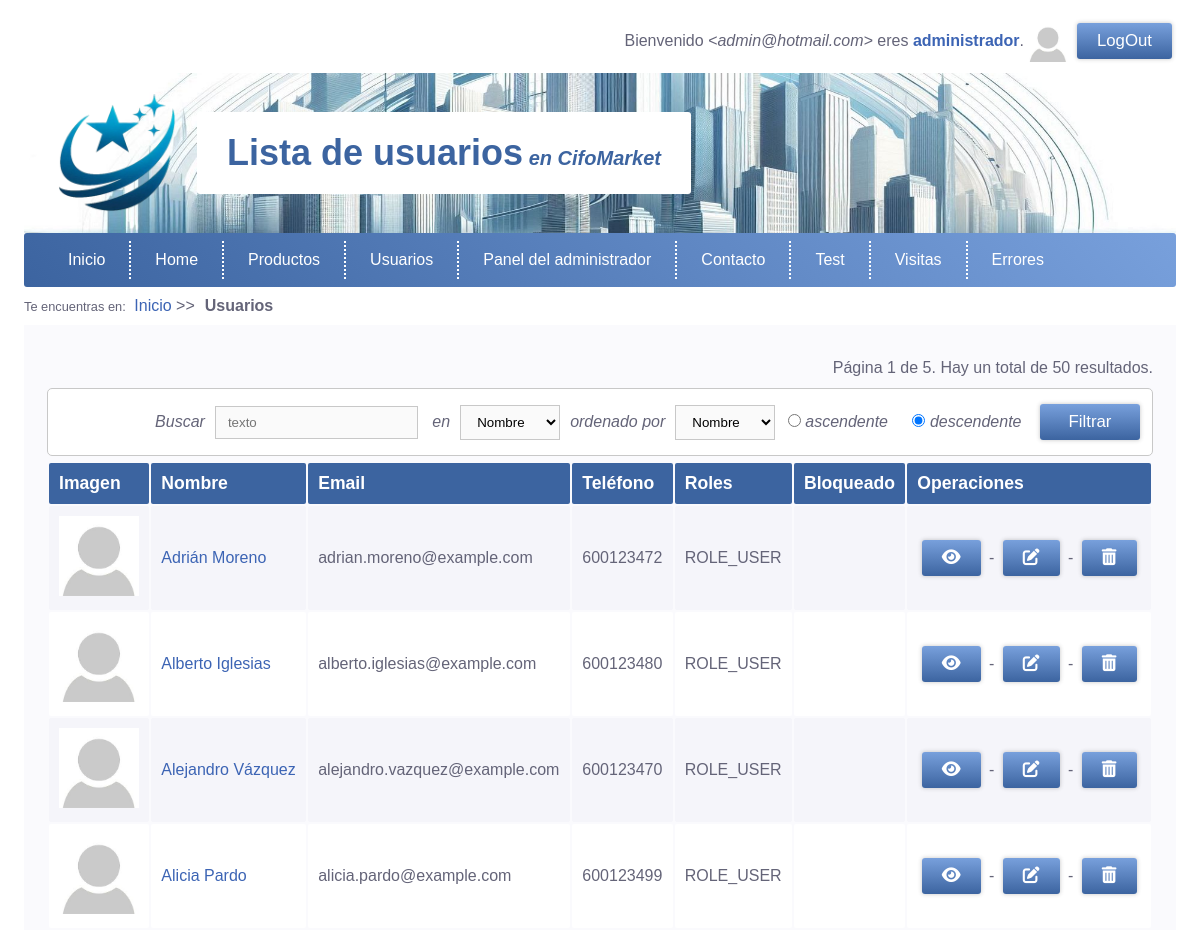
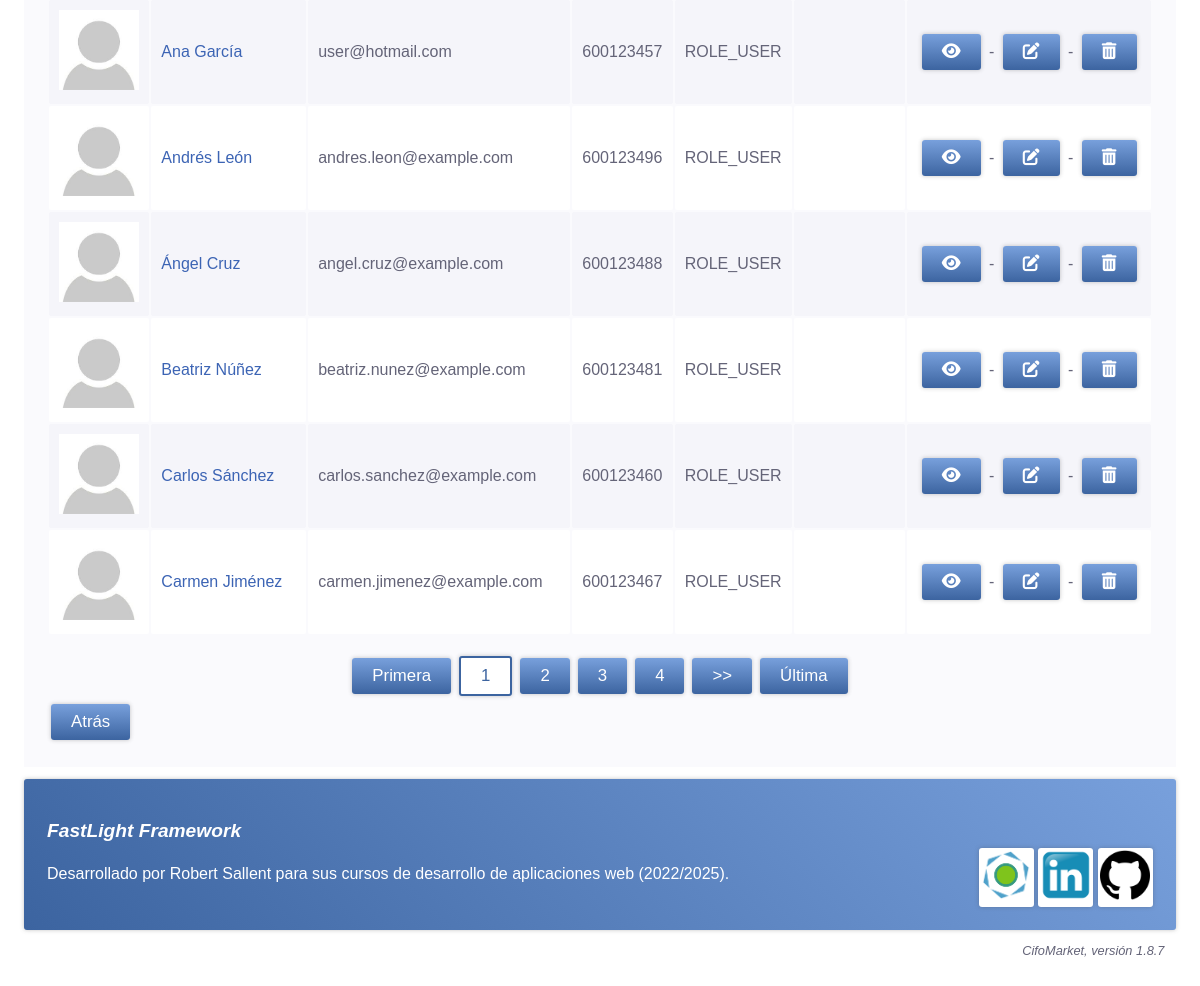
The page /User (signed in) on the database its author committed (2 pictures, top to bottom).
### tables this page shows
CREATE TABLE users(
	id INT PRIMARY KEY auto_increment,
	nombreyapellidos VARCHAR(255) NOT NULL,
	email VARCHAR(255) NOT NULL UNIQUE KEY,
	phone VARCHAR(32) NOT NULL UNIQUE KEY,
	password VARCHAR(255) NOT NULL,
	roles VARCHAR(1024) NOT NULL DEFAULT '["ROLE_USER"]',
	foto VARCHAR(256) DEFAULT NULL,
	created_at TIMESTAMP NOT NULL DEFAULT CURRENT_TIMESTAMP,
	updated_at TIMESTAMP NULL DEFAULT NULL ON UPDATE CURRENT_TIMESTAMP,
	poblacion VARCHAR(64) NOT NULL,
	provincia VARCHAR(64) NOT NULL,
	direccion VARCHAR(128) NULL
	
);

### app/libraries/View.php (called while the page is built, shortened)
<?php
class View{
    private string $name;
    public function __construct(
        string $name      = '',
        array $parameters = []
    ){
        $this->name       = $name;
    }
    public function load(){
        $template = new (TEMPLATE);
        try{
            @require VIEWS_FOLDER."/$this->name.php";
        }catch(Throwable $e){
            $message = DEBUG ?
            "<p>ERROR en la vista <b>".VIEWS_FOLDER."/$this->name.php</b>.</p>
             <p>INFORMACIÓN ADICIONAL: ".$e->getMessage()."</p>" :
             "Error al cargar la página.";
             throw new ViewException($message);
        }
    }
}

### app/http/ViewResponse.php (called while the page is built, shortened)
<?php
class ViewResponse extends Response{
    protected View $view;
    public function __construct(
        string $name,
        array $params       = [],
        int $httpCode       = 200,
        string $status      = 'OK'
    ){
        $this->view = new View($name, $params);
    }
    public function send(){
        $this->view->load();
        die();
    }
}

### public/index.php (called while the page is built, shortened)
<?php
require '../app/autoload.php';
require '../app/helpers/helpers.php';
try{
    switch(strtoupper(APP_TYPE)){
        case 'WEB' :  $response = (new App())->boot();
                      break;
    }
    $response->send();
}catch(Throwable $t){
    $mensaje = DEBUG ?
        'ERROR en el proceso de arranque: '.$t :
        'Se produjo un error, contacte con el administrador '.ADMIN_EMAIL.' si es necesario.';
    abort(500, 'INTERNAL SERVER ERROR', $mensaje, $t)->send();
}

### app/autoload.php (called while the page is built, shortened)
<?php
    function load(string $clase){
        foreach(AUTOLOAD_DIRECTORIES as $directorio){
           $ruta="$directorio/$clase.php";
           if(is_readable($ruta)){
                break;
           }
        }
    }

### app/libraries/Login.php (called while the page is built, shortened)
<?php
class Login{
    private static ?Authenticable $activeUser = NULL;
    public static function init(){
        self::$activeUser = Session::get('user') ??  NULL;
    }
	public static function user():?Authenticable{
	    return self::$activeUser;
	}
	public static function check():bool{
	    return !empty(self::user());
	}
	public static function guest():bool{
	    return empty(self::user());
	}
	public static function role(string $role):bool{
	    return self::user() && self::user()->hasRole($role);
	}
}

### app/interfaces/Authorizable.php (called while the page is built, shortened)
<?php
    trait Authorizable{
        public function hasRole(string $role):bool{
            return in_array($role, $this->roles);
        }
        public function isAdmin(string $adminRole = 'ROLE_ADMIN'):bool{
            return $this->hasRole($adminRole);
        }
    }

### mvc/controllers/UserController.php (called while the page is built, shortened)
<?php
    class UserController extends Controller {
        public function index(){
            return $this->list();
        }
        public function list(int $page = 1){
            $filtro = Filter::apply('User');
            $limit = RESULTS_PER_PAGE;
            if($filtro){
                $total = User::filteredResults($filtro);
                $paginator = new Paginator('/User/list', $page, $limit, $total);
                $users = User::filter($filtro, $limit, $paginator->getOffset());
            }else{
                $total = User::total();
                $paginator = new Paginator('/User/list', $page, $limit, $total);
                $users = User::orderBy('nombreyapellidos', 'ASC', $limit, $paginator->getOffset());
            }
            return view('user/list', [
                'users'    => $users,
                'paginator' => $paginator,
                'filtro'    => $filtro
            ]);
        }
}

### mvc/models/Model.php (called while the page is built, shortened)
<?php
abstract class Model{
    public static function getTable():string{
        return get_called_class()::$table ?? strtolower(get_called_class()).'s';
    }
    protected static function getJsonFields():array{
        return get_called_class()::$jsonFields ?? [];
    }
    public function parseJsonFields():object{
        $properties = self::getJsonFields();
        return $this;
    }
    public static function orderBy(
        string $orderField = 'id',
        string $order = 'ASC',
        int $limit = 0,
        int $offset = 0
    ):array{
        $table = self::getTable();
        $query = "SELECT *
                  FROM $table
                  ORDER BY $orderField $order ";
        $query .= $limit? "LIMIT $limit OFFSET $offset" :"";
        $entities = (DB_CLASS)::selectAll($query, get_called_class());
        return $entities;
    }
    public static function total(
        string $operacion = 'COUNT',
        string $campo = '*'
    ){
        $tabla = self::getTable();
        return (DB_CLASS)::total($tabla, $operacion, $campo);
    }
}

### app/libraries/DB.php (called while the page is built, shortened)
<?php
abstract class DB{
    public static function total(
        string $tabla,
        string $operacion   = 'COUNT',
        string $campo       = '*'
    ){
        $consulta = "SELECT $operacion($campo) AS total FROM $tabla";
        return get_called_class()::select($consulta)->total;
    }
}

### app/libraries/DBMysqli.php (called while the page is built, shortened)
<?php
class DBMysqli extends DB{
    private static $conexion = null;
    public static function get():object{
        if(!self::$conexion){
            try{
                self::$conexion = @new mysqli(DB_HOST, DB_USER, DB_PASS, DB_NAME, DB_PORT);
            }catch(Throwable $e){
                $message = "No se pudo conectar con la Base de datos. ";
                if(DEBUG)
                    $message .= "Revisa la configuración: ".DB_HOST.', '.DB_USER.', *******, '.DB_NAME.', '.DB_PORT;
                throw new DatabaseException($message);
            }
        }
        return self::$conexion;
    }
    public static function query(string $consulta){
        try{
            $resultado = self::get()->query($consulta);
            return $resultado;
        }catch(Throwable $e){
            if(DEBUG){
                $mensaje = "<p>ERROR EN LA CONSULTA:</p>";
                $mensaje .= "<p><b>$consulta</b></p>";
                $mensaje .= "<p>".self::get()->error."</p>";
                throw new SQLException($mensaje);
            }else
                throw new SQLException('ERROR al realizar la operación sobre la base de datos.');
        }
    }
    public static function select(
        string $consulta,
        string $class = 'stdClass'
    ):?object{
        $resultado = self::query($consulta);
        $objeto = $resultado->fetch_object($class);
        return $objeto;
    }
    public static function selectAll(
        string $consulta,
        string $class='stdClass'
    ):array{
        $resultados = self::query($consulta);
        $objetos = [];
        while($r = $resultados->fetch_object($class))
            $objetos[] = $r;
        return $objetos;
    }
}

### app/core/App.php (called while the page is built, shortened)
<?php
class App extends Kernel{
    public function boot():Response{
        try{
            $url = request()->get('url') ?? NULL;
            $url = $url ? explode('/', rtrim($url, '/')) : [];
            $controller = empty($url[0]) ?
                DEFAULT_CONTROLLER :
                ucfirst(strtolower(array_shift($url))).'Controller';
            $method = empty($url[0]) ?
                DEFAULT_METHOD :
                strtolower(array_shift($url));
            $controllerInstance = new $controller();
            return $controllerInstance->$method(...$url);
        }catch(NotIdentifiedException $e){
            Session::set('_pending_operation', '/'.request()->get('url'));
            return redirect('/Login');
        }catch(Throwable $t){
            $mensaje = DEBUG ?
                (new DebugInformation($t, $controller, $method, $url))->toHtml() :
                "No se pudo realizar la operación solicitada.";
            if(LOG_ERRORS)
                Log::addMessage(ERROR_LOG_FILE, get_class($t), $t->getMessage());
            if(DB_ERRORS)
                AppError::new(get_class($t), $t->getMessage());
            return abort(500, 'INTERNAL SERVER ERROR', $mensaje, $t);
        }
    }
}

### app/http/Request.php (called while the page is built, shortened)
<?php
class Request{
    private static ?Request $request = null;
    public static function createFromGlobals(){
        self::$request = new self();
        return self::$request;
    }
    public static function retrieve():Request{
        return self::$request;
    }
    public function has(
        string $name,
        string $method = 'POST'
    ):bool{
        switch(strtoupper($method)){
            case 'POST' : return isset($_POST[$name]);
        }
        return false;
    }
}

### app/helpers/helpers.php (called while the page is built, shortened)
<?php
function request(){
    return Request::retrieve();
}

### app/libraries/Filter.php (called while the page is built, shortened)
<?php
class Filter{
    public static function apply(
        string $name = 'standardFilter'
    ):?Filter{
        $request = request();
        return Session::has("_filter_$name") ? Session::get("_filter_$name") : NULL;
    }
}

### app/libraries/Session.php (called while the page is built, shortened)
<?php
class Session{
    public static function has(string $name):bool{
        return isset($_SESSION[$name]) ;
    }
}

### mvc/views/user/list.php (the view, shortened to what this page needs)
 <!DOCTYPE html>
<html lang="es">
	<head>
		<link rel="stylesheet" href="https://cdnjs.cloudflare.com/ajax/libs/font-awesome/6.0.0/css/all.min.css">
		<?= $template->css() ?>
	</head>
	<body>
		<?= $template->login() ?>
		<?= $template->header('Lista de usuarios') ?>
		<?= $template->menu() ?>
		<?= $template->breadCrumbs([
		    'Usuarios'=> NULL
		]) ?>
		<main>
			<?php if(Login::role('ROLE_ADMIN')) { ?>
    		<?php if ($users) { ?>
    		<div class="right">
    			<?= $paginator->stats() ?>
    		</div>
    		<?php
    		if ($filtro){
    		    echo $template->removeFilterForm($filtro, '/User/list');
    		}else{
    		    echo $template->filterForm(
    		        [
    		            'Nombre'=>'nombreyapellidos',
                        'Email'=>'email',
    		            'Teléfono'=>'phone',
    		            'Ciudad'=>'poblacion'
    		        ],
    		        [
    		            'Nombre'=>'nombreyapellidos',
    		            'Email'=>'email',
    		            'Teléfono'=>'phone',
    		            'Ciudad'=>'poblacion'
    		        ],
    		        'Nombre',
    		        'Nombre'
    		        );
    		  } ?>
    			<table class="table w100">
    				<tr>
    					<th>Imagen</th>
    					<th>Nombre</th>
    					<th>Email</th>
    					<th>Teléfono</th>
    					<th>Roles</th>
    					<th>Bloqueado</th>
    					<th class="centrado">Operaciones</th>
    				</tr>
    			<?php foreach ($users as $user){?>
    				<tr>
    					<td class="centrado">
    						<a href='/User/show/<?=$user->id?>'>
    							<img src="<?=USER_IMAGE_FOLDER.'/'.($user->foto ?? DEFAULT_USER_IMAGE)?>"
    								class="table-image" alt="Portada de <?= $user->nombreyapellidos ?>"
    								title="Portada de <?= $user->nombreyapellidos ?>">
    						</a>
    					</td>
    					<td><a href='/User/show/<?= $user->id ?>'><?=$user->nombreyapellidos?></a></td>
    					<td><?= $user->email ?></td>
    					<td><?= $user->phone ?></td>
    					<td><?= implode(', ', $user->roles); ?></td>
    					<td><?= $user->blocked_at ?></td>
    					<td class="centrado">
    						<a class='button' href='/User/show/<?= $user->id ?>'title="Ver">
    							<i class="fas fa-eye"></i></a> -
    						<a class='button' href='/User/edit/<?= $user->id ?>'title="Editar">
    							<i class="fas fa-edit"></i></a> -
    						<a class='button' href='/User/delete/<?= $user->id ?>'title="Borrar">
    							<i class="fas fa-trash-alt"></i></a>
    					</td>
    				</tr>
    			<?php } ?>
    			</table>
    			<?= $paginator->ellipsisLinks() ?>
    			<?php }else{?>
    				<div class="danger p2">
    					<p>No hay usuarios que mostrar.</p>
    				</div>
    			<?php } ?>
    			<div class="centred">
    				<a class="button" onclick="history.back()">Atrás</a>
    			</div>
    		<?php } ?>
		</main>
		<?= $template->footer() ?>
		<?= $template->version() ?>
	</body>
</html>

### public/css/base.css (style rules this page uses)
:root { --primary-bg-color: rgb(60, 100, 160); --primary-font-color: rgb(255, 255, 255); --primary-soft-color: rgb(120, 160, 220); --secondary-bg-color: rgb(60, 160, 100); --secondary-font-color: rgb(255, 255, 255); --secondary-soft-color: rgb(100, 200, 140); --shadow-color: rgba(60, 60, 60, 0.3); --font-shadow-color: rgba(0, 0, 0, 0.3); --bg-color: white; --font-color: rgb(100, 100, 120); --border-color: rgb(200, 200, 200); --a-color: rgb(60, 100, 180); --main-bg-color: rgb(250, 250, 253); --th-bg-color: rgb(60, 100, 160); --th-font-color: rgb(255, 255, 255); --td-odd-bg-color: rgb(255, 255, 255); --td-even-bg-color: rgb(245, 245, 250); --tfoot-bg-color: rgb(160, 180, 220); --tfoot-font-color: rgb(255, 255, 255); --form-bg-color: rgb(255, 255, 255); --input-bg-color: rgb(250, 250, 250); --footer-bg-color: rgba(255, 255, 255, 0.85); --modal-bg-color: rgba(120, 120, 120, 0.85); --success-bg-color: rgb(180, 250, 180); --success-font-color: #363; --success-btn-color: rgb(60, 180, 60); --success-btn-hover-color: rgb(110, 250, 110); --warning-bg-color: rgb(250, 250, 180); --warning-font-color: rgb(150, 120, 0); --warning-btn-color: rgb(220, 210, 10); --warning-btn-hover-color: rgb(230, 230, 80); --danger-bg-color: rgb(250, 180, 180); --danger-font-color: #753; --danger-btn-color: rgb(180, 60, 60); --danger-btn-hover-color: rgb(250, 120, 120); --code-color: rgb(50, 50, 200); --min-width: 280px; }
* { box-sizing: border-box; margin: 0; padding: 0; }
.centrado, .centered { text-align: center }
.derecha, .right { text-align: right }
.w100 { width: 100% }
a { text-decoration: none; cursor: pointer; color: var(--a-color); }
.button, .button-light, .button-success, .button-warning, .button-danger { display: inline-block; white-space: nowrap; color: var(--primary-font-color); font: caption; font-size: 1.05em; padding: 8px 20px; margin: 4px; border: none; border-radius: 3px; cursor: pointer; box-shadow: 0 0px 4px var(--shadow-color); }
.button { background: linear-gradient(var(--primary-soft-color), var(--primary-bg-color)); }
.table { margin-bottom: 1rem; }
.table th { font-family: helvetica; color: var(--th-font-color); text-shadow: 2px 2px 2px var(--text-shadow); background-color: var(--th-bg-color); padding: 10px; font-size: 1.1rem; text-align: left; }
.table td, .table th { border-radius: 2px; }
.table tr:nth-of-type(odd) { background-color: var(--td-odd-bg-color); }
.table tr:nth-of-type(even) { background-color: var(--td-even-bg-color); }
.table tr, table td { padding: 10px; }
.table-image { width: 100%; max-width: 80px; max-height: 120px; }
html { background-color: var(--bg-color); }
body { color: var(--font-color); padding: 10px 2%; font-family: arial, verdana, helvetica; width: 100%; margin: 0px auto 20px auto; }
main { padding: 2%; margin: 0 0 1%; background-color: var(--main-bg-color); }

### public/css/base_phone.css (style rules this page uses)
.w50, .w75, .w100 { width: 100% }
body { margin: 0; padding: 0; width: 100%; }

### public/css/base_printer.css (style rules this page uses)
* { color: #006 !important; border:none; }
body { width: 100%; border:none; box-shadow: none; margin: 0px; padding: 0px; }
main { border: none; padding: 0px; }
table { border: solid 1px lightgrey; }
table tr, table td { border: none !important; font-size: 0.8rem !important; }
table th, table td { background-color: transparent !important; }
table th { border-bottom: solid 1px lightgrey !important; font-size: 1rem !important; }
table tr:nth-of-type(even) { background-color: unset; box-shadow: inset 0 0 0 200px #eee; }
table tr:nth-of-type(odd) { background-color: #fff; }

### rows shown on the page
users: nombreyapellidos "Adrián Moreno", email "adrian.moreno@example.com", phone "600123472", roles "ROLE_USER"
users: nombreyapellidos "Alberto Iglesias", email "alberto.iglesias@example.com", phone "600123480", roles "ROLE_USER"
users: nombreyapellidos "Alejandro Vázquez", email "alejandro.vazquez@example.com", phone "600123470", roles "ROLE_USER"
users: nombreyapellidos "Alicia Pardo", email "alicia.pardo@example.com", phone "600123499", roles "ROLE_USER"
users: nombreyapellidos "Ana García", email "user@hotmail.com", phone "600123457", roles "ROLE_USER"
users: nombreyapellidos "Andrés León", email "andres.leon@example.com", phone "600123496", roles "ROLE_USER"
users: nombreyapellidos "Ángel Cruz", email "angel.cruz@example.com", phone "600123488", roles "ROLE_USER"
users: nombreyapellidos "Beatriz Núñez", email "beatriz.nunez@example.com", phone "600123481", roles "ROLE_USER"
users: nombreyapellidos "Carlos Sánchez", email "carlos.sanchez@example.com", phone "600123460", roles "ROLE_USER"
users: nombreyapellidos "Carmen Jiménez", email "carmen.jimenez@example.com", phone "600123467", roles "ROLE_USER"

### other values the page prints
$user->email "admin@hotmail.com"
$title "Lista de usuarios"
APP_NAME "CifoMarket"
$miga "Inicio"
$miga "Usuarios"
$langs[$this->lang] "Página 1 de 5. Hay un total de 50 resultados."
self::$langs[$this->lang][2] "Primera"
self::$langs[$this->lang][3] "Última"
form field campo "Nombre"
form field campoOrden "Nombre"
